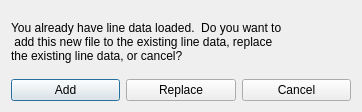
<?xml version="1.0" encoding="UTF-8"?>
<ui version="4.0">
 <class>CPromptReplace</class>
 <widget class="QDialog" name="CPromptReplace">
  <property name="geometry">
   <rect>
    <x>0</x>
    <y>0</y>
    <width>362</width>
    <height>112</height>
   </rect>
  </property>
  <property name="windowTitle">
   <string>UrConnect</string>
  </property>
  <layout class="QVBoxLayout" name="verticalLayout">
   <item>
    <widget class="QLabel" name="c_message">
     <property name="text">
      <string>You already have line data loaded.  Do you want to
 add this new file to the existing line data, replace 
the existing line data, or cancel?</string>
     </property>
    </widget>
   </item>
   <item>
    <layout class="QHBoxLayout" name="horizontalLayout">
     <item>
      <widget class="QPushButton" name="c_add">
       <property name="text">
        <string>Add</string>
       </property>
      </widget>
     </item>
     <item>
      <widget class="QPushButton" name="c_replace">
       <property name="text">
        <string>Replace</string>
       </property>
      </widget>
     </item>
     <item>
      <widget class="QPushButton" name="c_cancel">
       <property name="text">
        <string>Cancel</string>
       </property>
      </widget>
     </item>
    </layout>
   </item>
  </layout>
 </widget>
 <resources/>
 <connections>
  <connection>
   <sender>c_add</sender>
   <signal>clicked()</signal>
   <receiver>CPromptReplace</receiver>
   <slot>OnAdd()</slot>
   <hints>
    <hint type="sourcelabel">
     <x>79</x>
     <y>92</y>
    </hint>
    <hint type="destinationlabel">
     <x>25</x>
     <y>87</y>
    </hint>
   </hints>
  </connection>
  <connection>
   <sender>c_replace</sender>
   <signal>clicked()</signal>
   <receiver>CPromptReplace</receiver>
   <slot>OnReplace()</slot>
   <hints>
    <hint type="sourcelabel">
     <x>170</x>
     <y>97</y>
    </hint>
    <hint type="destinationlabel">
     <x>231</x>
     <y>65</y>
    </hint>
   </hints>
  </connection>
  <connection>
   <sender>c_cancel</sender>
   <signal>clicked()</signal>
   <receiver>CPromptReplace</receiver>
   <slot>OnCancel()</slot>
   <hints>
    <hint type="sourcelabel">
     <x>264</x>
     <y>93</y>
    </hint>
    <hint type="destinationlabel">
     <x>291</x>
     <y>92</y>
    </hint>
   </hints>
  </connection>
 </connections>
 <slots>
  <slot>OnAdd()</slot>
  <slot>OnReplace()</slot>
  <slot>OnCancel()</slot>
 </slots>
</ui>
